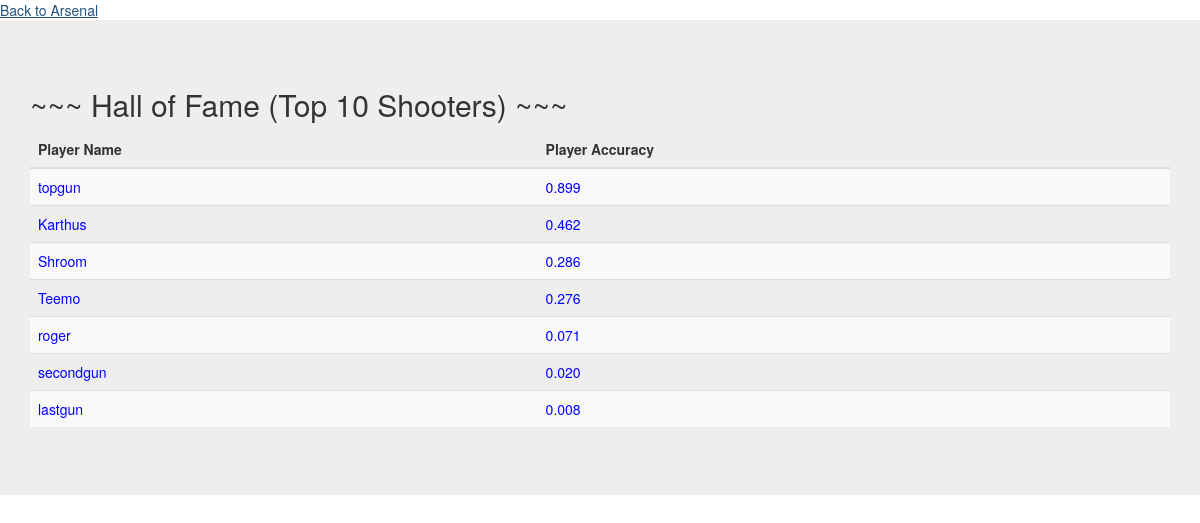
The app's page /hall_of_fame/, older data.
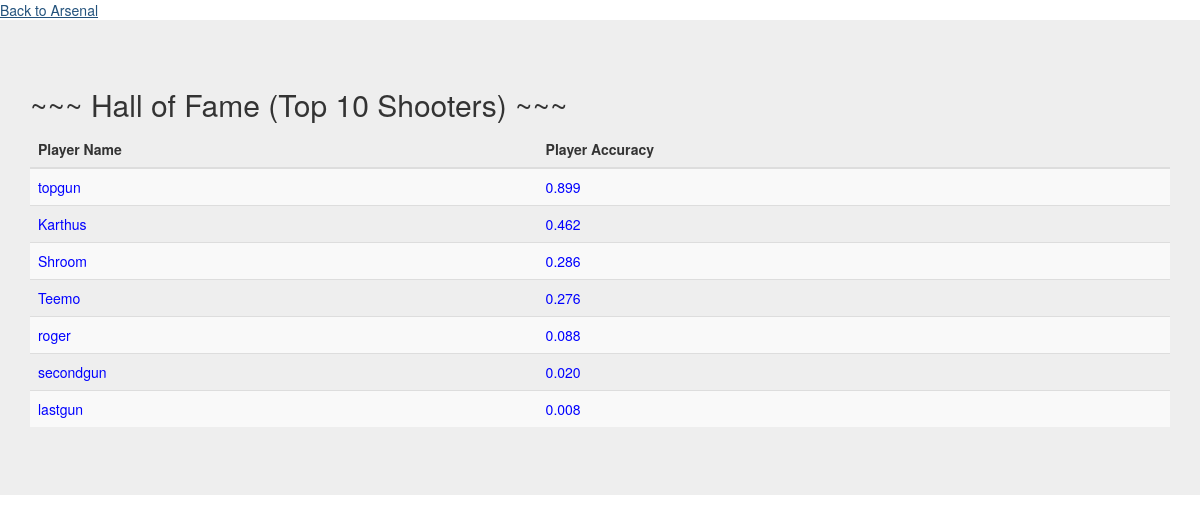
The same page, newer data.
### BattleWeb101/models.py (models this page shows, shortened)
class Player(models.Model):
    player_id = models.AutoField(primary_key=True)
    player_name = models.CharField(max_length=15)
    player_bullets = models.IntegerField(default=3)
    player_hit_points = models.IntegerField(default=20)
    player_suncker_points = models.IntegerField(default=0)
    player_total_shots = models.IntegerField(default=0)  # All historical shots the player has made since his first shot
    player_total_hits = models.IntegerField(default=0)  # Shots that actually hit
    player_accuracy = models.DecimalField(default=0.000, max_digits=6, decimal_places=3)  # 0.000 This field is COOL!!!
    class Meta:
        ordering = ['player_id']

### BattleWeb101/views.py (the view)
# urls.py: path('hall_of_fame/', HallOfFame.as_view(), name='hall_of_fame_urlpattern'),
class HallOfFame(View):
    number_of_fames_to_display = 10
    def get(self, request):
        list_of_fames_descending_order = Player.objects.all().exclude(player_accuracy=0.000).order_by('-player_accuracy')
        context = {
            'hall_of_fame_list': list_of_fames_descending_order
        }
        return render(request, 'battleweb101/HallOfFame.html', context=context)

### BattleWeb101/templates/battleweb101/HallOfFame.html (shortened to what this page needs)
{% load static%}
<!DOCTYPE html>
<html>
<head>
  <link rel="stylesheet" href="https://maxcdn.bootstrapcdn.com/bootstrap/3.3.7/css/bootstrap.min.css">
</head>
<body>
<a href = '{% url "home_urlpattern" %}'>Back to Arsenal</a>
<div class="jumbotron" style="height: 100%">
    <div class="container">
      <h2>~~~ Hall of Fame (Top 10 Shooters) ~~~</h2>
      <div class="table-responsive">
      <table class="table table-hover table-striped">
        <thead>
          <tr>
            <th>Player Name</th>   <th>Player Accuracy</th>
          </tr>
        </thead>
        <tbody>
          {% for player in hall_of_fame_list %}
              <tr style="color: blue;">
                <td>{{player.player_name}}</td>
                <td>{{player.player_accuracy}}</td>
              </tr>
          {% endfor %}
        </tbody>
      </table>
      </div>
    </div>
</div>
</body>
</html>

Row changes from the older to the newer data that the page shows:
changed Player "roger": player_accuracy "0.071" → "0.088"
